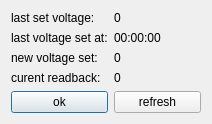
<?xml version="1.0" encoding="UTF-8"?>
<ui version="4.0">
 <class>Dialog</class>
 <widget class="QDialog" name="Dialog">
  <property name="geometry">
   <rect>
    <x>0</x>
    <y>0</y>
    <width>212</width>
    <height>118</height>
   </rect>
  </property>
  <property name="windowTitle">
   <string>SetVoltage</string>
  </property>
  <layout class="QGridLayout" name="gridLayout">
   <item row="0" column="1">
    <widget class="QLabel" name="label_lastSetVolt">
     <property name="text">
      <string>0</string>
     </property>
    </widget>
   </item>
   <item row="2" column="1">
    <widget class="QLabel" name="label_targetVoltage">
     <property name="text">
      <string>0</string>
     </property>
    </widget>
   </item>
   <item row="1" column="1">
    <widget class="QLabel" name="label_lastVoltageSetAt">
     <property name="text">
      <string>00:00:00</string>
     </property>
    </widget>
   </item>
   <item row="1" column="0">
    <widget class="QLabel" name="label_3">
     <property name="text">
      <string>last voltage set at:</string>
     </property>
    </widget>
   </item>
   <item row="3" column="0">
    <widget class="QLabel" name="label_2">
     <property name="text">
      <string>curent readback:</string>
     </property>
    </widget>
   </item>
   <item row="0" column="0">
    <widget class="QLabel" name="label">
     <property name="text">
      <string>last set voltage:</string>
     </property>
    </widget>
   </item>
   <item row="2" column="0">
    <widget class="QLabel" name="label_4">
     <property name="text">
      <string>new voltage set:</string>
     </property>
    </widget>
   </item>
   <item row="3" column="1">
    <widget class="QLabel" name="label_voltReadBack">
     <property name="text">
      <string>0</string>
     </property>
    </widget>
   </item>
   <item row="4" column="0">
    <widget class="QPushButton" name="pushButton_ok">
     <property name="text">
      <string>ok</string>
     </property>
    </widget>
   </item>
   <item row="4" column="1">
    <widget class="QPushButton" name="pushButton_refresh">
     <property name="text">
      <string>refresh</string>
     </property>
    </widget>
   </item>
  </layout>
 </widget>
 <resources/>
 <connections/>
</ui>
